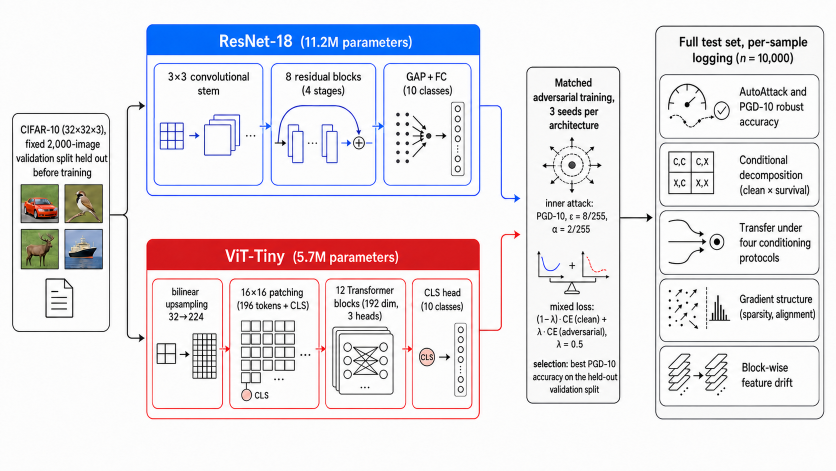
#> input picture paper/bildiri/figures/mimari_v2.png, 1672 x 941 px, found by its file name (shown at 1/2 size)
$ python crop_overview_fig.py
#> lines starting #> are read from the running program, lines starting #| are printed output that depends on the picture; after the words box and inside, x2 and y2 are one past the last pixel; in counts of white or black regions, pixels touching at a corner belong together
"""mimari.png'nin beyaz kenar boslugunu kirpar -> fig_b0_overview.png

Dikey bosluk figurun sayfada kapladigi yeri buyutuyor; icerigi kaybetmeden
kirpmak sayfa maliyetini dusurur. Kucuk bir guvenlik payi birakilir.
"""
import numpy as np
from PIL import Image

SRC = "paper/bildiri/figures/mimari_v2.png"
DST = "paper/bildiri/figures/fig_b0_overview.png"
PAD = 8          # piksel guvenlik payi
THRESH = 247     # bundan acik pikseller "bos" sayilir

im = Image.open(SRC).convert("RGB")
#> im is the input picture: PIL image 1672x941 RGB; mean R, G, B 230.3, 227, 231.6
a = np.asarray(im)
mask = (a < THRESH).any(axis=2)          # icerik pikselleri
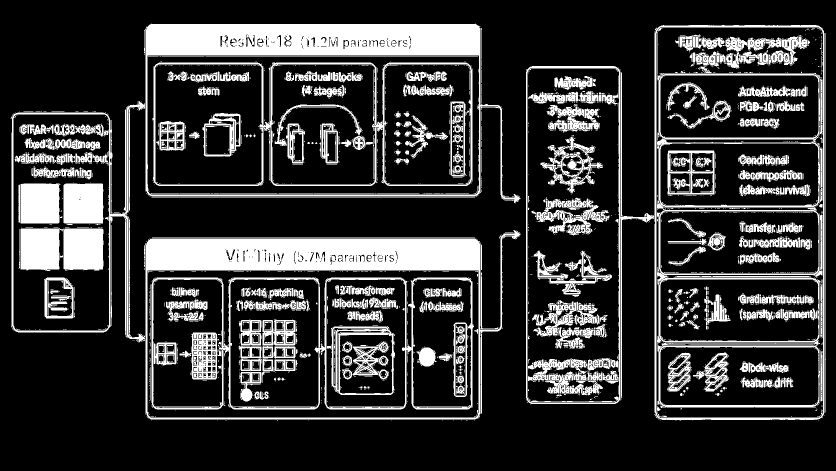
#> mask: shape (941, 1672) bool (shown at 1/2 size); 21.3% white; 2349 white regions (1956 under 20 px), largest, box (x1, y1, x2, y2) and area: (21, 48, 1041, 840) 104341, (1314, 103, 1645, 816) 19340, (41, 455, 206, 542) 12915
rows = np.flatnonzero(mask.any(axis=1))
#> rows = 795 values from 46 to 841
cols = np.flatnonzero(mask.any(axis=0))
#> cols = 1619 values from 21 to 1651
top, bottom = max(0, rows[0] - PAD), min(a.shape[0], rows[-1] + 1 + PAD)
#> top = 38; bottom = 850
left, right = max(0, cols[0] - PAD), min(a.shape[1], cols[-1] + 1 + PAD)
#> left = 13; right = 1660

out = im.crop((left, top, right, bottom))
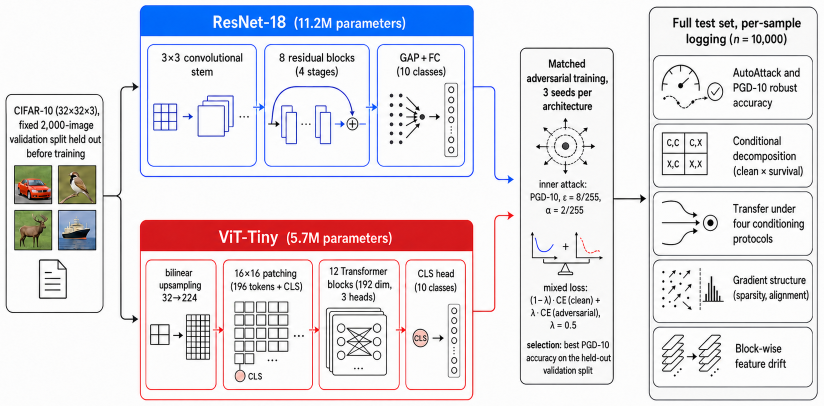
#> out: PIL image 1647x812 RGB (shown at 1/2 size); mean R, G, B 226.4, 222.6, 228
out.save(DST)
print(f"kaynak {im.size} -> kirpilmis {out.size}")
#| kaynak (1672, 941) -> kirpilmis (1647, 812)
print(f"dikey kazanc: %{100 * (1 - out.size[1] / im.size[1]):.1f}, "
      f"yatay kazanc: %{100 * (1 - out.size[0] / im.size[0]):.1f}")
#| dikey kazanc: %13.7, yatay kazanc: %1.5
print(f"cift sutunda (18cm) dpi: {out.size[0] / (18.0 / 2.54):.0f}")
#| cift sutunda (18cm) dpi: 232

$ run again, with paper/bildiri/figures/mimari.png copied over paper/bildiri/figures/mimari_v2.png
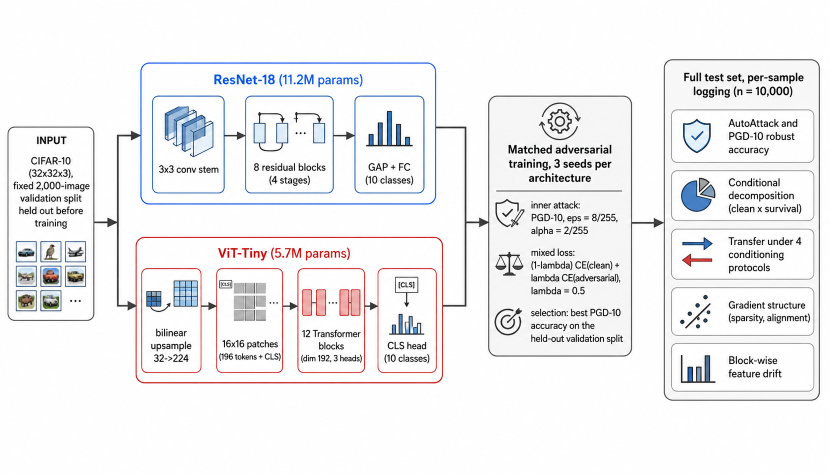
#> input picture paper/bildiri/figures/mimari.png, 1659 x 948 px, found by its file name (shown at 1/2 size)
#> im is the input picture: PIL image 1659x948 RGB; mean R, G, B 239.7, 239.2, 240.5
#> `mask = (a < THRESH).any(axis=2)`:
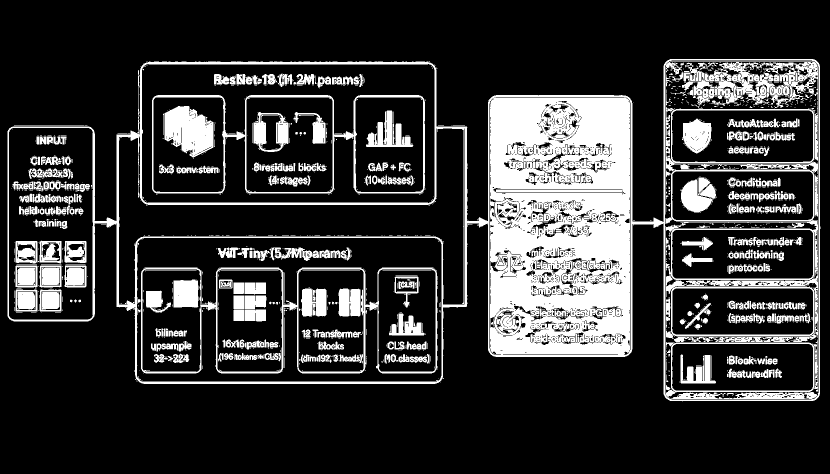
#> mask: shape (948, 1659) bool (shown at 1/2 size); 20.6% white; 1644 white regions (1331 under 20 px), largest, box (x1, y1, x2, y2) and area: (15, 118, 1640, 802) 200066, (282, 534, 875, 747) 9840, (304, 190, 850, 388) 7892
#> rows = 685 values from 118 to 803
#> cols = 1626 values from 15 to 1641
#> top = 110; bottom = 812
#> left = 7; right = 1650
#> `out = im.crop((left, top, right, bottom))`:
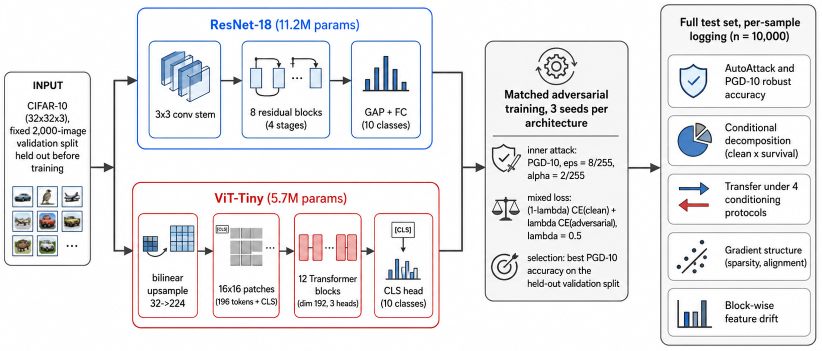
#> out: PIL image 1643x702 RGB (shown at 1/2 size); mean R, G, B 234.5, 233.8, 235.6
#| kaynak (1659, 948) -> kirpilmis (1643, 702)
#| dikey kazanc: %25.9, yatay kazanc: %1.0
#| cift sutunda (18cm) dpi: 232
